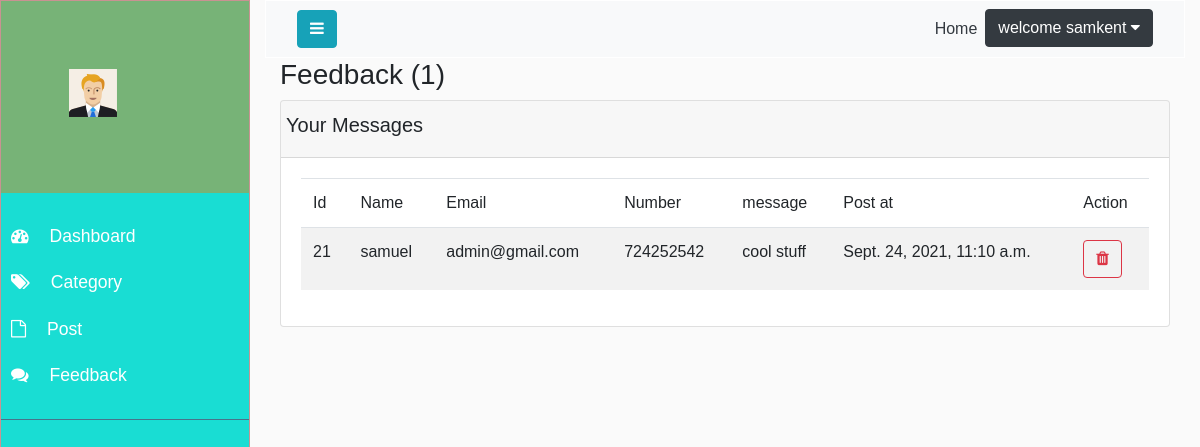
The app's page /staff/feedback (signed in) with its own data.
### blog/models.py (models this page shows, shortened)
class Feedback(models.Model):
    message =models.TextField()
    name =models.CharField(max_length=50)
    email= models.EmailField(max_length=100)
    phone_number=models.IntegerField()
    created_at = models.DateTimeField(auto_now_add=True)
    updated_at =models.DateTimeField(auto_now=True)

### blog/views.py (the view)
# urls.py: path('feedback', views.showFeedback, name="feedback"),
@login_required
def showFeedback(request):
    context ={}
    context['feedback_list'] = Feedback.objects.all()
    return render(request, "blog/admin/Feedback.html", context)

### blog/Templates/blog/admin/Feedback.html
{% extends 'blog/admin/layouts/admin-base.html'%}
{% load static %}
{% block 'content'%}
<div class="container">
    <h3>Feedback ({{ feedback_list|length }})</h3>
    <div class="row">
        <div class="col-lg-12">
            <div class="card">
                <div class="card-header">
                    <div class="row">
                        <h5>Your Messages</h5>
                    </div>
                </div>
                <div class="card-body">
                    <table class="table table-striped">
                        <thead>
                            <tr><td>Id</td>
                                <td>Name</td>
                                <td>Email</td>
                                <td>Number</td>
                                <td>message</td>
                                <td>Post at</td>
                                <td>Action</td>
                            </tr>
                        </thead>
                        <tbody>
                            {% for feedback in feedback_list %}
                            <tr><td>{{feedback.id}}</td>
                                <td>{{feedback.name}}</td>
                                <td>{{feedback.email}}</td>
                                <td>{{feedback.phone_number}}</td>
                                <td>{{feedback.message}}</td>
                                <td>{{feedback.created_at}}</td>
                                <td>
                                    <a href="{% url 'delete_feedback' feedback.id %}" class="btn btn-outline-danger">
                                        <i class="fa fa-trash"></i>
                                    </a>
                                </td>
                            </tr>
                            {% endfor %}
                        </tbody>
                    </table>
                </div>
            </div>
        </div>
    </div>
</div>
{% endblock %}

### blog/Templates/blog/admin/layouts/admin-nav.html (shortened to what this page needs)
{% load static %}
<nav class="navbar navbar-expand-lg navbar-light bg-light">
  <div class="container-fluid">
      <button type="button" id="sidebarCollapse" class="btn btn-info">
          <i class="fa fa-bars"></i>
      </button>
    <div class="collapse navbar-collapse" id="navbarNav">
      <ul class="navbar-nav ml-auto">
        <li class="nav-item ">
          <a class="nav-link text-dark" href="{% url 'home' %}">Home</a>
        </li>
        {% if user.is_authenticated %}
        <li class="nav-item dropdown">
          <a class="btn btn-dark" href="#" id="navbarDropdown" role="button" data-toggle="dropdown" aria-haspopup="true" aria-expanded="false">
            welcome {{user.username}} <i class="fa fa-caret-down"></i>
          </a>
        </li>
        {% endif %}
      </ul>
    </div>
</nav>

### blog/static/css/admin-style.css (style rules this page uses)
.navbar { background: rgb(77, 233, 77); border: 1px solid #fff; }
body { font-family: 'Poppins', sans-serif; background: #fafafa; }
a, a:hover, a:focus { color: inherit; text-decoration: none; transition: all 0.3s; }

### records on screen
Feedback: id "21", name "samuel", email "admin@gmail.com", phone_number "724252542", message "cool stuff", created_at "Sept. 24, 2021, 11:10 a.m."

### other values on screen
{{ user.username }} "samkent"
{{ feedback_list|length }} "1"
